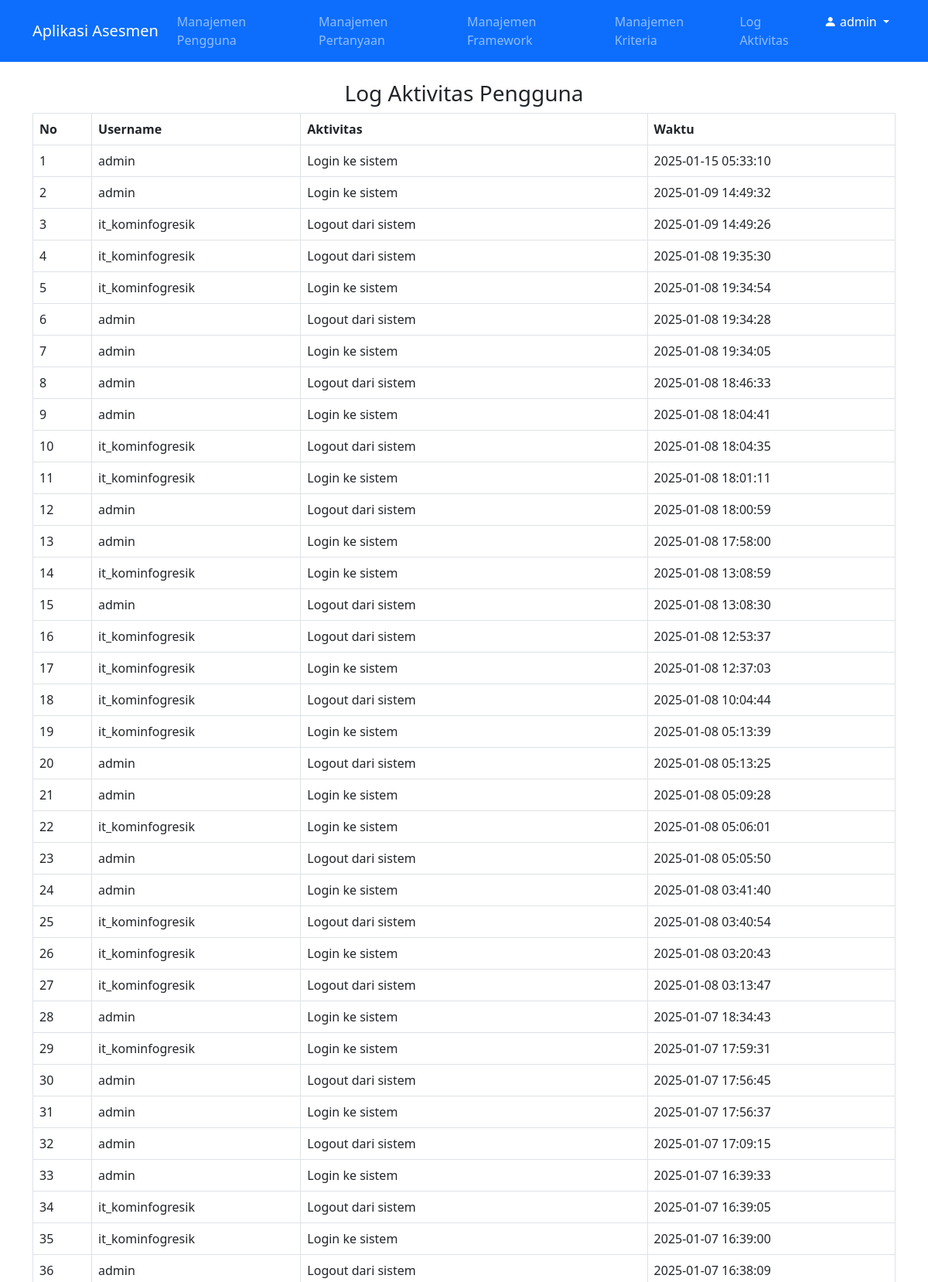
Page /views/admin/log_aktivitas.php (signed in, upper part) on the committed database.
### tables this page shows
CREATE TABLE `log_aktivitas` (
  `id` int(11) NOT NULL,
  `user_id` int(11) NOT NULL,
  `aktivitas` varchar(255) DEFAULT NULL,
  `timestamp` timestamp NOT NULL DEFAULT CURRENT_TIMESTAMP
);

CREATE TABLE `users` (
  `id` int(11) NOT NULL,
  `username` varchar(50) NOT NULL,
  `password` varchar(255) NOT NULL,
  `role` enum('Admin','Asesi','Asesor') NOT NULL,
  `institusi` varchar(255) DEFAULT NULL,
  `created_at` timestamp NOT NULL DEFAULT CURRENT_TIMESTAMP
);

### views/admin/log_aktivitas.php (the view, shortened to what this page needs)
<?php
include '../../includes/db.php';
include '../../includes/header.php';
$query = "SELECT a.id, u.username, a.aktivitas, a.timestamp
          FROM log_aktivitas a
          JOIN users u ON a.user_id = u.id
          ORDER BY a.timestamp DESC";
$result = $conn->query($query);
?>
<h3 class="text-center">Log Aktivitas Pengguna</h3>
<table class="table table-bordered">
    <thead>
        <tr>
            <th>No</th>
            <th>Username</th>
            <th>Aktivitas</th>
            <th>Waktu</th>
        </tr>
    </thead>
    <tbody>
        <?php if ($result->num_rows > 0):
            $no = 1;
            while ($row = $result->fetch_assoc()): ?>
            <tr>
                <td><?php echo $no++; ?></td>
                <td><?php echo $row['username']; ?></td>
                <td><?php echo $row['aktivitas']; ?></td>
                <td><?php echo $row['timestamp']; ?></td>
            </tr>
        <?php endwhile; else: ?>
            <tr>
                <td colspan="4" class="text-center">Belum ada log aktivitas.</td>
            </tr>
        <?php endif; ?>
    </tbody>
</table>
<?php include '../../includes/footer.php'; ?>

### rows in the picture
log_aktivitas: user.username "admin", aktivitas "Login ke sistem", timestamp "2025-01-15 05:33:10"
log_aktivitas: user.username "admin", aktivitas "Login ke sistem", timestamp "2025-01-09 14:49:32"
log_aktivitas: user.username "it_kominfogresik", aktivitas "Logout dari sistem", timestamp "2025-01-09 14:49:26"
log_aktivitas: user.username "it_kominfogresik", aktivitas "Logout dari sistem", timestamp "2025-01-08 19:35:30"
log_aktivitas: user.username "it_kominfogresik", aktivitas "Login ke sistem", timestamp "2025-01-08 19:34:54"
log_aktivitas: user.username "admin", aktivitas "Logout dari sistem", timestamp "2025-01-08 19:34:28"
log_aktivitas: user.username "admin", aktivitas "Login ke sistem", timestamp "2025-01-08 19:34:05"
log_aktivitas: user.username "admin", aktivitas "Logout dari sistem", timestamp "2025-01-08 18:46:33"
log_aktivitas: user.username "admin", aktivitas "Login ke sistem", timestamp "2025-01-08 18:04:41"
log_aktivitas: user.username "it_kominfogresik", aktivitas "Logout dari sistem", timestamp "2025-01-08 18:04:35"
log_aktivitas: user.username "it_kominfogresik", aktivitas "Login ke sistem", timestamp "2025-01-08 18:01:11"
log_aktivitas: user.username "admin", aktivitas "Logout dari sistem", timestamp "2025-01-08 18:00:59"
log_aktivitas: user.username "admin", aktivitas "Login ke sistem", timestamp "2025-01-08 17:58:00"
log_aktivitas: user.username "it_kominfogresik", aktivitas "Login ke sistem", timestamp "2025-01-08 13:08:59"
log_aktivitas: user.username "admin", aktivitas "Logout dari sistem", timestamp "2025-01-08 13:08:30"
log_aktivitas: user.username "it_kominfogresik", aktivitas "Logout dari sistem", timestamp "2025-01-08 12:53:37"
log_aktivitas: user.username "it_kominfogresik", aktivitas "Login ke sistem", timestamp "2025-01-08 12:37:03"
log_aktivitas: user.username "it_kominfogresik", aktivitas "Logout dari sistem", timestamp "2025-01-08 10:04:44"
log_aktivitas: user.username "it_kominfogresik", aktivitas "Login ke sistem", timestamp "2025-01-08 05:13:39"
log_aktivitas: user.username "admin", aktivitas "Logout dari sistem", timestamp "2025-01-08 05:13:25"
log_aktivitas: user.username "admin", aktivitas "Login ke sistem", timestamp "2025-01-08 05:09:28"
log_aktivitas: user.username "it_kominfogresik", aktivitas "Login ke sistem", timestamp "2025-01-08 05:06:01"
log_aktivitas: user.username "admin", aktivitas "Logout dari sistem", timestamp "2025-01-08 05:05:50"
log_aktivitas: user.username "admin", aktivitas "Login ke sistem", timestamp "2025-01-08 03:41:40"
log_aktivitas: user.username "it_kominfogresik", aktivitas "Logout dari sistem", timestamp "2025-01-08 03:40:54"
log_aktivitas: user.username "it_kominfogresik", aktivitas "Login ke sistem", timestamp "2025-01-08 03:20:43"
log_aktivitas: user.username "it_kominfogresik", aktivitas "Logout dari sistem", timestamp "2025-01-08 03:13:47"
log_aktivitas: user.username "admin", aktivitas "Login ke sistem", timestamp "2025-01-07 18:34:43"
log_aktivitas: user.username "it_kominfogresik", aktivitas "Login ke sistem", timestamp "2025-01-07 17:59:31"
log_aktivitas: user.username "admin", aktivitas "Logout dari sistem", timestamp "2025-01-07 17:56:45"
log_aktivitas: user.username "admin", aktivitas "Login ke sistem", timestamp "2025-01-07 17:56:37"
log_aktivitas: user.username "admin", aktivitas "Logout dari sistem", timestamp "2025-01-07 17:09:15"
log_aktivitas: user.username "admin", aktivitas "Login ke sistem", timestamp "2025-01-07 16:39:33"
log_aktivitas: user.username "it_kominfogresik", aktivitas "Logout dari sistem", timestamp "2025-01-07 16:39:05"
log_aktivitas: user.username "it_kominfogresik", aktivitas "Login ke sistem", timestamp "2025-01-07 16:39:00"
log_aktivitas: user.username "admin", aktivitas "Logout dari sistem", timestamp "2025-01-07 16:38:09"

### other values in the picture
$_SESSION['user'] "admin"
